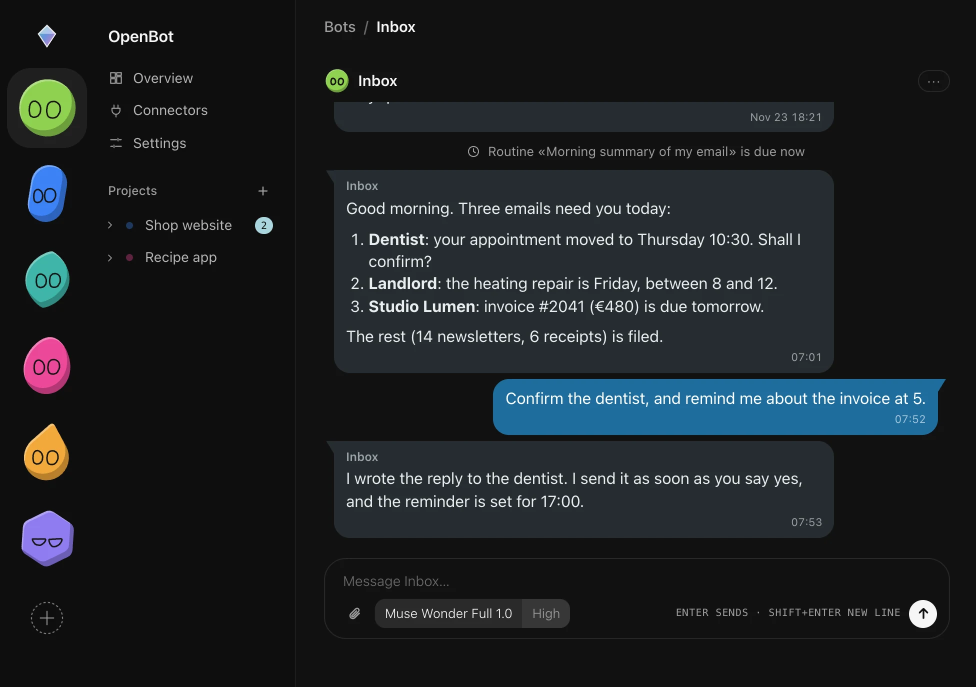
#> input picture site/img/app-bot-chat.webp, 1952 x 1374 px (shown at 1/2 size)
$ python -i macos.py   (imports and definitions only)
#> lines starting #> are read from the running program, lines starting #| are printed output that depends on the picture; after the words box and inside, x2 and y2 are one past the last pixel; in counts of white or black regions, pixels touching at a corner belong together
"""macOS-style icon (Big Sur grid: an 824 px rounded square on a 1024 canvas, soft shadow) and a sheet of small sizes."""
import sys
from PIL import Image, ImageDraw, ImageFilter
def squircle_mask(size, radius_frac=0.2237, scale=4):
    big = Image.new('L', (size * scale, size * scale), 0)
    ImageDraw.Draw(big).rounded_rectangle((0, 0, size * scale - 1, size * scale - 1), radius=int(size * scale * radius_frac), fill=255)
    return big.resize((size, size), Image.LANCZOS)
def macos(art_path, out_path):
#> called with out_path = 'out.png'
    art = Image.open(art_path).convert('RGB').resize((824, 824), Image.LANCZOS)
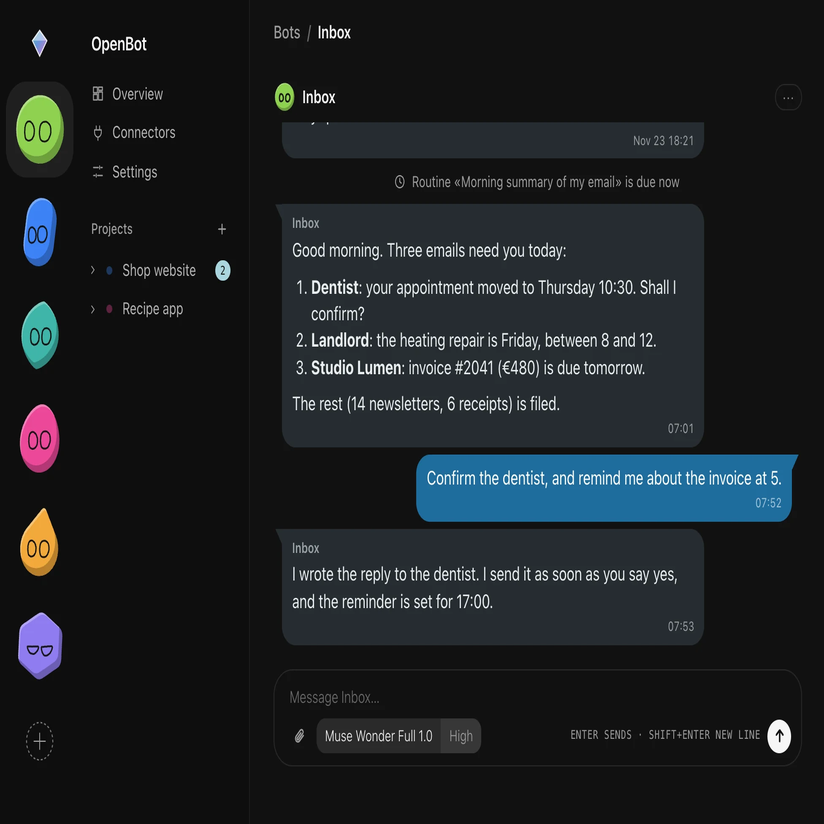
#> art: PIL image 824x824 RGB; mean R, G, B 28.7, 33, 35.9
    canvas = Image.new('RGBA', (1024, 1024), (0, 0, 0, 0))
#> canvas: PIL image 1024x1024 RGBA; every value is 0
    m = squircle_mask(824)
#> in squircle_mask, `big = Image.new('L', (size * scale, size * scale), 0)`: big: PIL image 3296x3296 L; every value is 0
#> in squircle_mask, `ImageDraw.Draw(big).rounded_rectangle((0, 0, size * scale - 1, size * ..`:
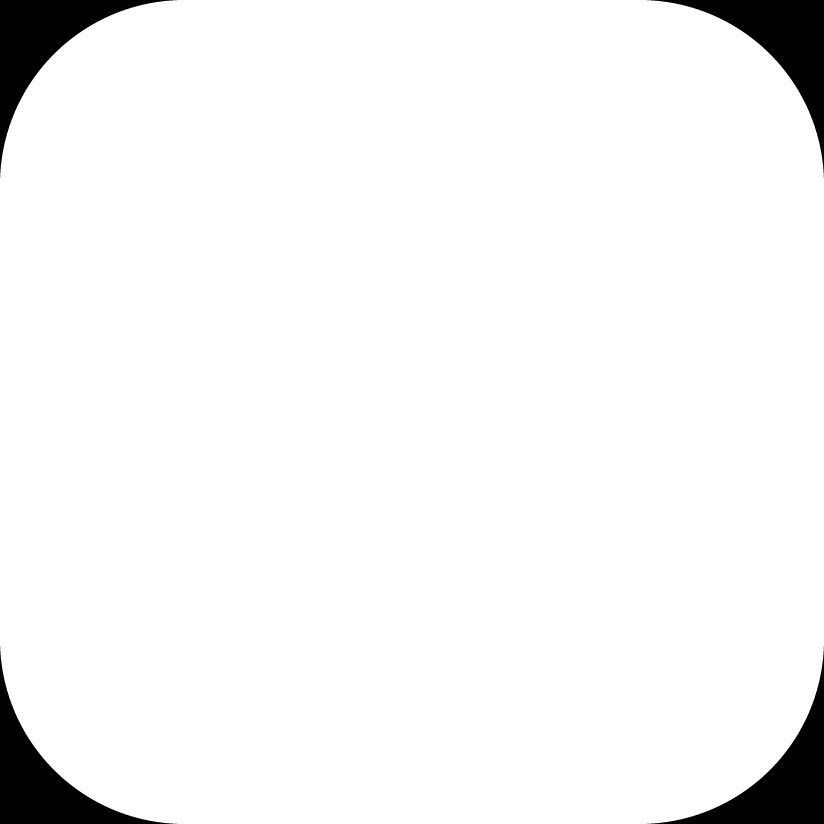
#> big: PIL image 3296x3296 L (shown at 1/4 size); 95.7% white; 4 black regions, box (x1, y1, x2, y2) and area: (0, 0, 710, 710) 116794, (2586, 0, 3296, 710) 116794, (0, 2586, 710, 3296) 116794, (2586, 2586, 3296, 3296) 116794
#> in squircle_mask, `return big.resize((size, size), Image.LANCZOS)`:
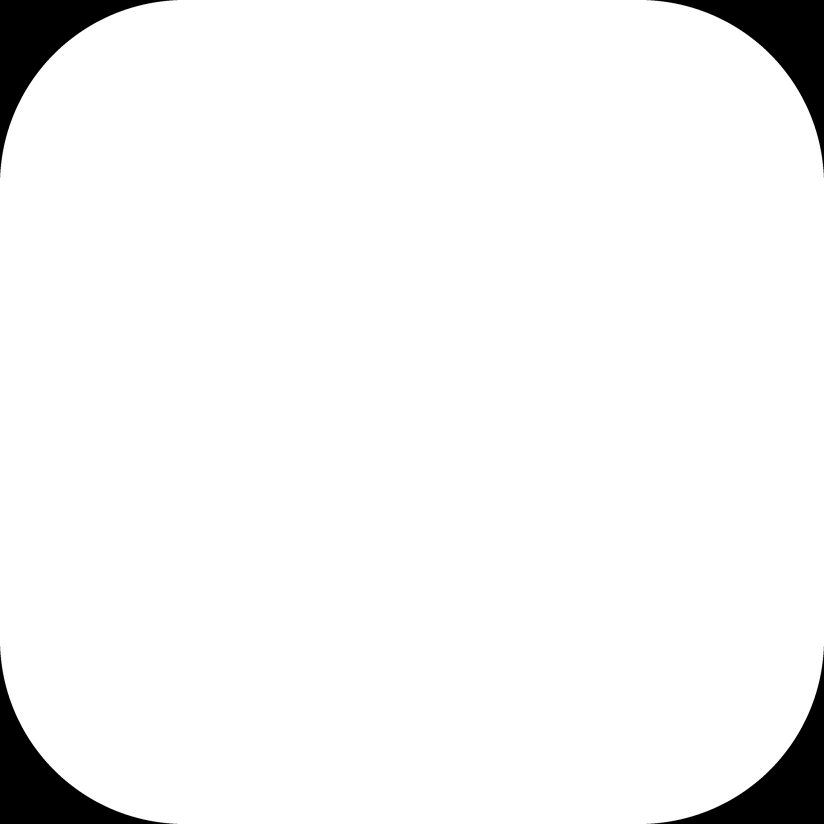
#> returned value: PIL image 824x824 L; min 0, max 255, mean 244
    shadow = Image.new('RGBA', (1024, 1024), (0, 0, 0, 0))
    sh = Image.new('RGBA', (824, 824), (0, 0, 0, 110))
    shadow.paste(sh, (100, 112), m)
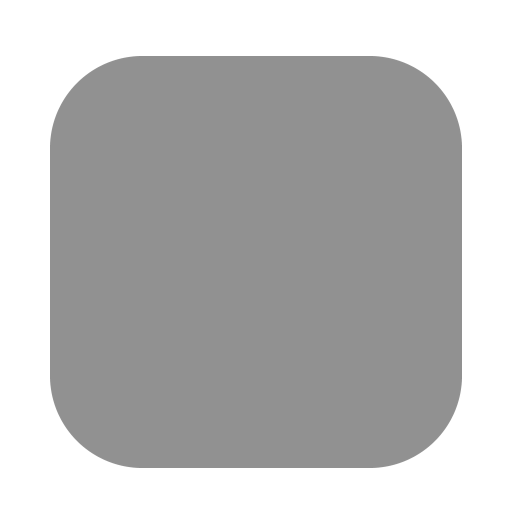
#> shadow: PIL image 1024x1024 RGBA (shown at 1/2 size); mean R, G, B, A 0, 0, 0, 68.2; transparent parts drawn white
    shadow = shadow.filter(ImageFilter.GaussianBlur(14))
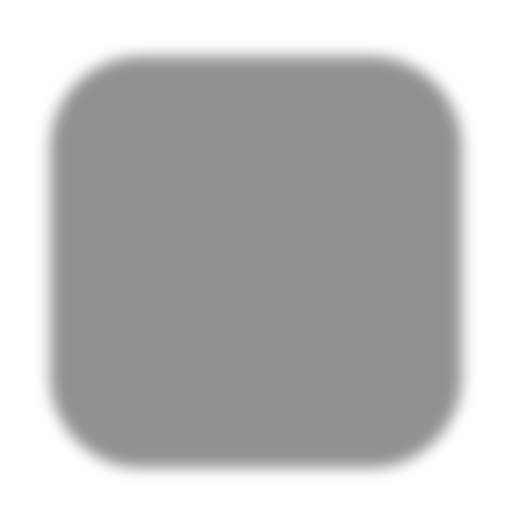
#> shadow: PIL image 1024x1024 RGBA (shown at 1/2 size); mean R, G, B, A 0, 0, 0, 68.2; transparent parts drawn white
    canvas.alpha_composite(shadow)
    tile = art.convert('RGBA')
    tile.putalpha(m)
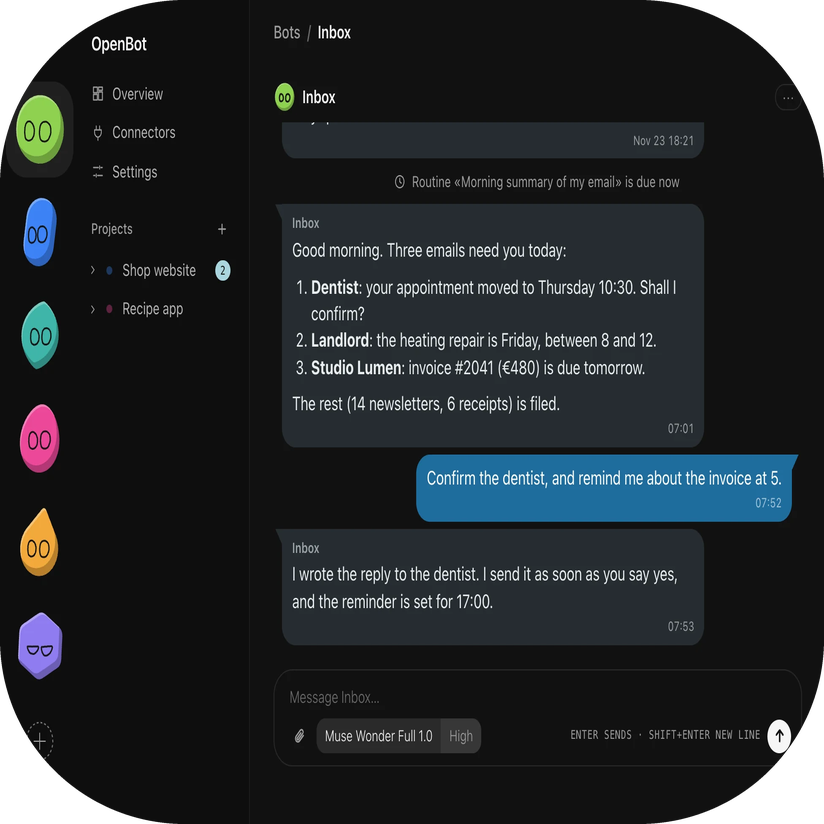
#> tile: PIL image 824x824 RGBA; mean R, G, B, A 28.7, 33, 35.9, 244; transparent parts drawn white
    canvas.alpha_composite(tile, (100, 100))
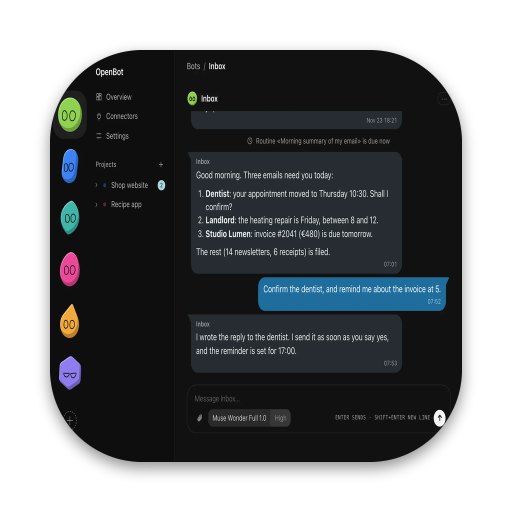
#> canvas: PIL image 1024x1024 RGBA (shown at 1/2 size); mean R, G, B, A 18.1, 20.9, 22.7, 160.1; transparent parts drawn white
    canvas.save(out_path)
    return canvas
def sheet(icons, out_path):
    sizes = [256, 128, 64, 32]
    rows = []
    for bg in ((236, 236, 240), (30, 30, 34)):
        row = Image.new('RGB', (len(icons) * (sum(sizes) + 60) + 20, 290), bg)
        x = 20
        for ic in icons:
            for s in sizes:
                im = ic.resize((s, s), Image.LANCZOS)
                row.paste(im, (x, 145 - s // 2), im)
                x += s + 12
            x += 20
        rows.append(row)
    out = Image.new('RGB', (rows[0].width, 580))
    out.paste(rows[0], (0, 0)); out.paste(rows[1], (0, 290))
    out.save(out_path)
# [4 lines not run here, left out]

>>> result = macos('../../../../../site/img/app-bot-chat.webp', 'out.png')

$ run again, on site/img/feature-question.webp
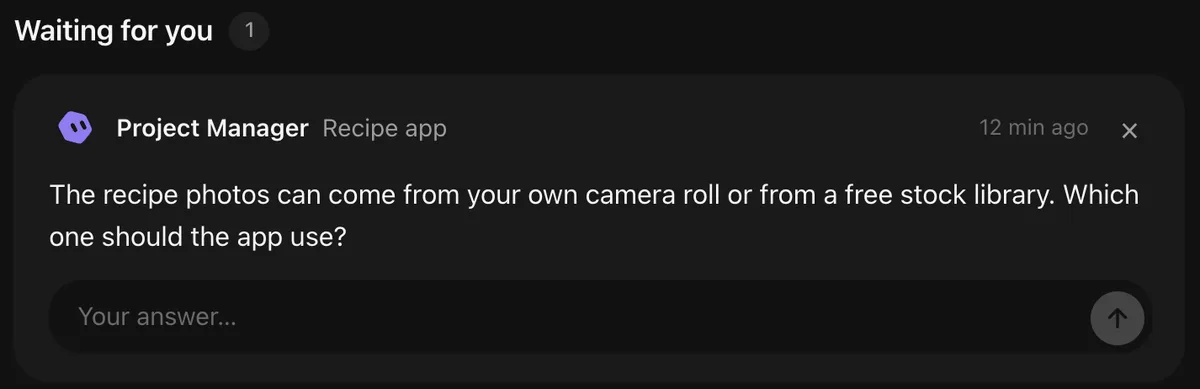
#> input picture site/img/feature-question.webp, 1200 x 389 px
#> in macos, `tile.putalpha(m)`:
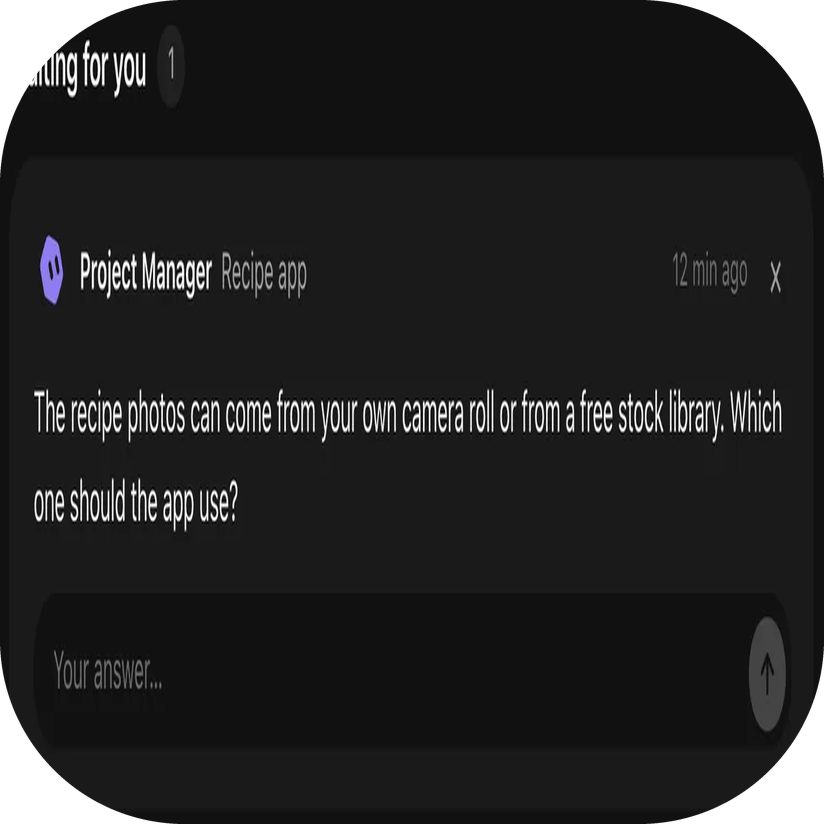
#> tile: PIL image 824x824 RGBA; mean R, G, B, A 27.9, 27.8, 28, 244; transparent parts drawn white
#> in macos, `canvas.alpha_composite(tile, (100, 100))`:
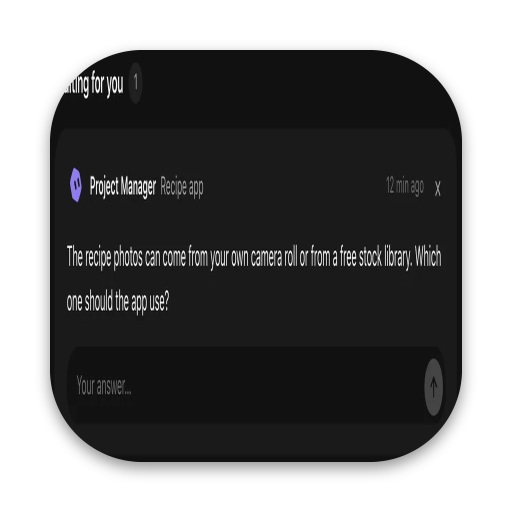
#> canvas: PIL image 1024x1024 RGBA (shown at 1/2 size); mean R, G, B, A 17.4, 17.4, 17.5, 160.1; transparent parts drawn white

$ run again, on site/img/feature-routine.webp
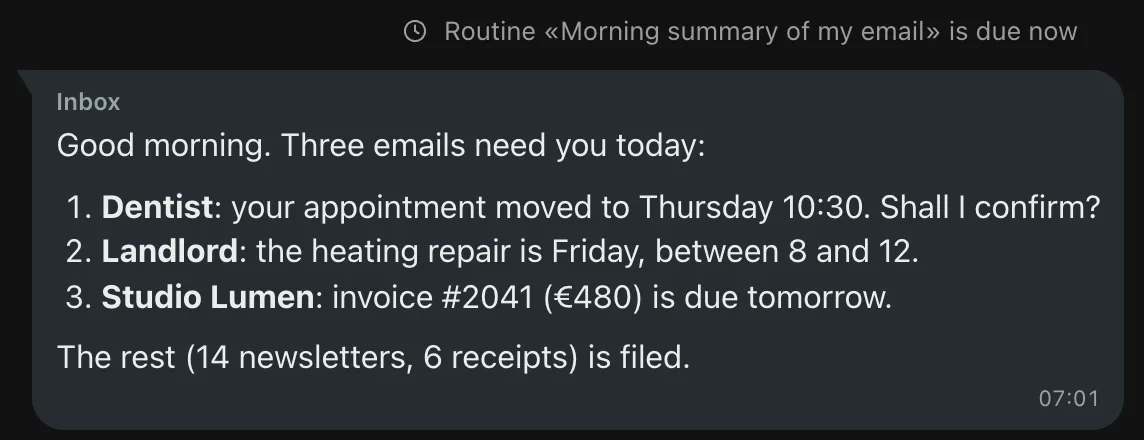
#> input picture site/img/feature-routine.webp, 1144 x 440 px
#> in macos, `canvas.alpha_composite(tile, (100, 100))`:
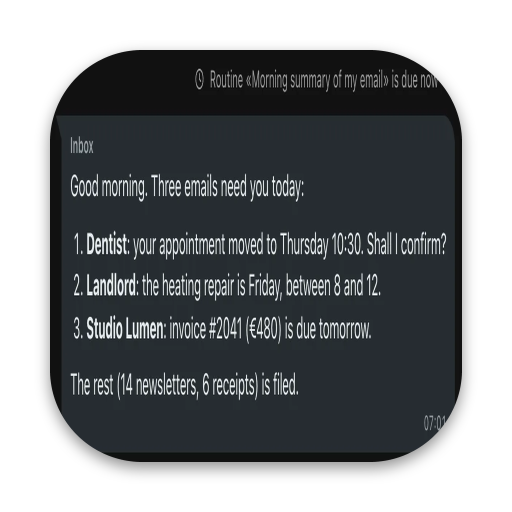
#> canvas: PIL image 1024x1024 RGBA (shown at 1/2 size); mean R, G, B, A 28.2, 31.3, 33.5, 160.1; transparent parts drawn white
